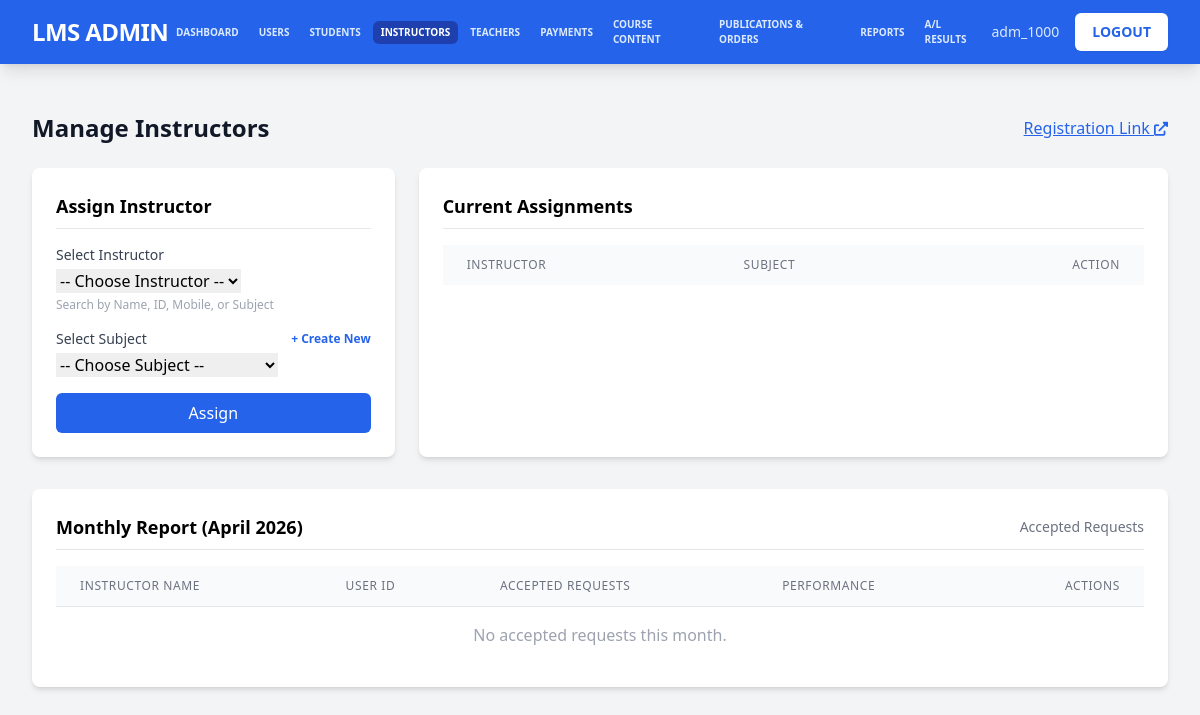
/admin/manage_instructors.php (signed in), run on an earlier commit of the app's database.
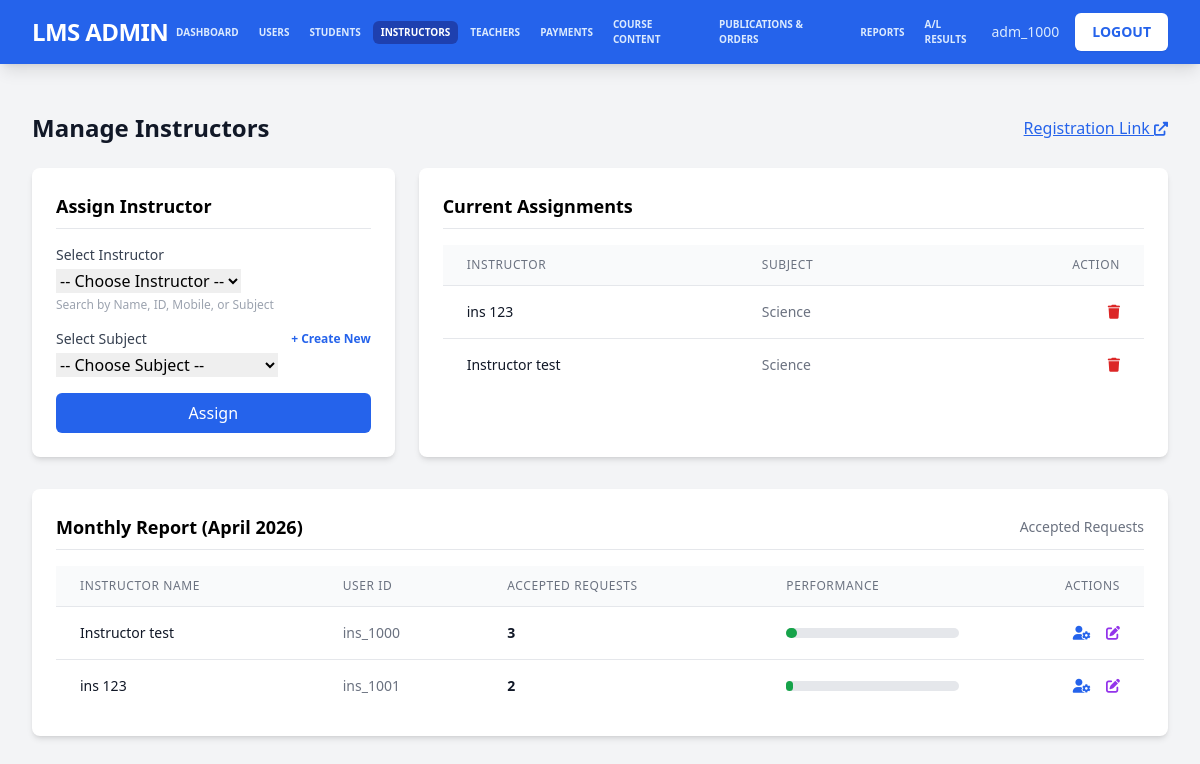
And on a later commit of the database.
### tables this page shows
CREATE TABLE `instructor_subjects` (
  `id` int(11) NOT NULL,
  `instructor_id` varchar(20) NOT NULL COMMENT 'Link to users.user_id',
  `subject_id` int(11) NOT NULL COMMENT 'Link to subjects.id',
  `assigned_at` timestamp NOT NULL DEFAULT current_timestamp()
);

CREATE TABLE `users` (
  `user_id` varchar(20) NOT NULL COMMENT 'Unique user ID (e.g., stu_0001, tea_1000, adm_1000)',
  `email` varchar(255) DEFAULT NULL,
  `password` varchar(255) NOT NULL COMMENT 'Hashed password',
  `role` enum('student','teacher','instructor','admin') NOT NULL DEFAULT 'student' COMMENT 'User role: student, teacher, instructor, admin',
  `first_name` varchar(100) DEFAULT NULL COMMENT 'First name',
  `second_name` varchar(100) DEFAULT NULL COMMENT 'Last name',
  `dob` date DEFAULT NULL COMMENT 'Date of birth',
  `school_name` varchar(200) DEFAULT NULL COMMENT 'School name',
  `exam_year` int(4) DEFAULT NULL COMMENT 'Exam year (e.g., 2024)',
  `closest_town` varchar(100) DEFAULT NULL COMMENT 'Closest town',
  `district` varchar(100) DEFAULT NULL COMMENT 'District',
  `address` text DEFAULT NULL COMMENT 'Full address',
  `nic_no` varchar(20) DEFAULT NULL COMMENT 'NIC number',
  `mobile_number` varchar(20) DEFAULT NULL COMMENT 'Mobile phone number',
  `whatsapp_number` varchar(20) DEFAULT NULL COMMENT 'WhatsApp number',
  `gender` enum('male','female') DEFAULT NULL COMMENT 'Gender',
  `profile_picture` varchar(255) DEFAULT NULL COMMENT 'Path to profile picture',
  `registering_date` date NOT NULL COMMENT 'Date of registration',
  `status` tinyint(1) NOT NULL DEFAULT 1 COMMENT 'Account status: 1=active, 0=inactive',
  `approved` tinyint(1) NOT NULL DEFAULT 0 COMMENT 'Approval status: 1=approved, 0=not approved',
  `al_details_requested` tinyint(1) DEFAULT 0,
  `verification_method` varchar(20) DEFAULT 'none' COMMENT 'Verification method: nic, mobile, none',
  `created_at` timestamp NOT NULL DEFAULT current_timestamp() COMMENT 'Record creation timestamp',
  `updated_at` timestamp NOT NULL DEFAULT current_timestamp() ON UPDATE current_timestamp() COMMENT 'Record update timestamp',
  `session_token` varchar(64) DEFAULT NULL COMMENT 'Session token for single login',
  `session_created_at` datetime DEFAULT NULL COMMENT 'Session creation timestamp',
  `commission_rate` decimal(5,2) DEFAULT 75.00,
  `requested_commission_rate` decimal(5,2) DEFAULT 75.00,
  `rating` decimal(3,2) DEFAULT 0.00,
  `hourly_rate` decimal(10,2) DEFAULT 0.00,
  `rating_count` int(11) DEFAULT 0,
  `total_rating` decimal(12,2) DEFAULT 0.00
);

CREATE TABLE `subjects` (
  `id` int(11) NOT NULL COMMENT 'Primary Key',
  `name` varchar(100) NOT NULL COMMENT 'Subject name (e.g., "Science", "Mathematics", "English")',
  `code` varchar(20) DEFAULT NULL COMMENT 'Optional subject code (e.g., "SCI", "MATH")',
  `description` text DEFAULT NULL COMMENT 'Optional description of the subject',
  `status` tinyint(1) NOT NULL DEFAULT 1 COMMENT 'Status: 1=active, 0=inactive',
  `created_at` timestamp NOT NULL DEFAULT current_timestamp() COMMENT 'Record creation timestamp',
  `updated_at` timestamp NOT NULL DEFAULT current_timestamp() ON UPDATE current_timestamp() COMMENT 'Record update timestamp'
);

### admin/manage_instructors.php (the view, shortened to what the changed rows need)
<?php
require_once '../config.php';
$current_month = date('Y-m');
$report_query = "
    SELECT
        u.user_id,
        CONCAT(u.first_name, ' ', u.second_name) as name,
        COUNT(ir.id) as total_accepted
    FROM users u
    LEFT JOIN instructor_requests ir ON u.user_id = ir.accepted_by
        AND DATE_FORMAT(ir.accepted_at, '%Y-%m') = ?
        AND ir.status = 'accepted'
    WHERE u.role = 'instructor' AND u.status = 1
    GROUP BY u.user_id
    ORDER BY total_accepted DESC
";
$stmt = $conn->prepare($report_query);
$stmt->bind_param("s", $current_month);
$stmt->execute();
$report_data = $stmt->get_result()->fetch_all(MYSQLI_ASSOC);
$assignments_query = "
    SELECT
        is_sub.id,
        u.first_name, u.second_name,
        s.name as subject_name, s.code
    FROM instructor_subjects is_sub
    JOIN users u ON is_sub.instructor_id = u.user_id
    JOIN subjects s ON is_sub.subject_id = s.id
    ORDER BY u.first_name, s.name
";
$assignments = $conn->query($assignments_query)->fetch_all(MYSQLI_ASSOC);
?>
<!DOCTYPE html>
<html lang="en">
<head>
    <script src="https://cdn.tailwindcss.com"></script>
    <link href="https://cdnjs.cloudflare.com/ajax/libs/font-awesome/6.0.0/css/all.min.css" rel="stylesheet">
    <link href="https://cdn.jsdelivr.net/npm/tom-select@2.2.2/dist/css/tom-select.css" rel="stylesheet">
</head>
<body class="bg-gray-100">
    <div class="max-w-7xl mx-auto py-6 sm:px-6 lg:px-8">
        <div class="px-4 py-6 sm:px-0">
             <div class="flex items-center justify-between mb-6">
                <h1 class="text-2xl font-bold text-gray-900">Manage Instructors</h1>
            </div>
            <div class="grid grid-cols-1 lg:grid-cols-3 gap-6 mb-8">
                <div class="bg-white p-6 rounded-lg shadow-md h-fit">
                    <h2 class="text-lg font-bold mb-4 border-b pb-2">Assign Instructor</h2>
                </div>
                <div class="lg:col-span-2 bg-white p-6 rounded-lg shadow-md">
                    <h2 class="text-lg font-bold mb-4 border-b pb-2">Current Assignments</h2>
                    <div class="overflow-x-auto max-h-96 overflow-y-auto">
                        <table class="min-w-full divide-y divide-gray-200">
                            <thead class="bg-gray-50">
                                <tr>
                                    <th class="px-6 py-3 text-left text-xs font-medium text-gray-500 uppercase tracking-wider">Instructor</th>
                                    <th class="px-6 py-3 text-left text-xs font-medium text-gray-500 uppercase tracking-wider">Subject</th>
                                    <th class="px-6 py-3 text-right text-xs font-medium text-gray-500 uppercase tracking-wider">Action</th>
                                </tr>
                            </thead>
                            <tbody class="bg-white divide-y divide-gray-200">
                                <?php foreach ($assignments as $asg): ?>
                                <tr>
                                    <td class="px-6 py-4 whitespace-nowrap text-sm font-medium text-gray-900">
                                        <?php echo htmlspecialchars($asg['first_name'] . ' ' . $asg['second_name']); ?>
                                    </td>
                                    <td class="px-6 py-4 whitespace-nowrap text-sm text-gray-500">
                                        <?php echo htmlspecialchars($asg['subject_name']); ?>
                                    </td>
                                    <td class="px-6 py-4 whitespace-nowrap text-right text-sm font-medium">
                                        <form method="POST" action="" onsubmit="return confirm('Remove this assignment?');" class="inline">
                                            <button type="submit" name="remove_assignment" class="text-red-600 hover:text-red-900">
                                                <i class="fas fa-trash"></i>
                                            </button>
                                        </form>
                                    </td>
                                </tr>
                                <?php endforeach; ?>
                            </tbody>
                        </table>
                    </div>
                </div>
            </div>
            <div class="bg-white p-6 rounded-lg shadow-md">
                <div class="flex justify-between items-center mb-4 border-b pb-2">
                    <h2 class="text-lg font-bold">Monthly Report (<?php echo date('F Y'); ?>)</h2>
                </div>
                <div class="overflow-x-auto">
                    <table class="min-w-full divide-y divide-gray-200">
                        <thead class="bg-gray-50">
                            <tr>
                                <th class="px-6 py-3 text-left text-xs font-medium text-gray-500 uppercase tracking-wider">Instructor Name</th>
                                <th class="px-6 py-3 text-left text-xs font-medium text-gray-500 uppercase tracking-wider">User ID</th>
                                <th class="px-6 py-3 text-left text-xs font-medium text-gray-500 uppercase tracking-wider">Accepted Requests</th>
                                <th class="px-6 py-3 text-left text-xs font-medium text-gray-500 uppercase tracking-wider">Performance</th>
                                <th class="px-6 py-3 text-right text-xs font-medium text-gray-500 uppercase tracking-wider">Actions</th>
                            </tr>
                        </thead>
                        <tbody class="bg-white divide-y divide-gray-200">
                            <?php foreach ($report_data as $row): ?>
                            <tr>
                                <td class="px-6 py-4 whitespace-nowrap text-sm font-medium text-gray-900">
                                    <?php echo htmlspecialchars($row['name']); ?>
                                </td>
                                <td class="px-6 py-4 whitespace-nowrap text-sm text-gray-500">
                                    <?php echo htmlspecialchars($row['user_id']); ?>
                                </td>
                                <td class="px-6 py-4 whitespace-nowrap text-sm text-gray-900 font-bold">
                                    <?php echo $row['total_accepted']; ?>
                                </td>
                                <td class="px-6 py-4 whitespace-nowrap">
                                    <div class="w-full bg-gray-200 rounded-full h-2.5 max-w-xs">
                                        <div class="bg-green-600 h-2.5 rounded-full" style="width: <?php echo min(($row['total_accepted'] / 50) * 100, 100); ?>%"></div>
                                    </div>
                                </td>
                                <td class="px-6 py-4 whitespace-nowrap text-right text-sm font-medium">
                                    <a href="users.php?search=<?php echo urlencode($row['user_id']); ?>" class="text-blue-600 hover:text-blue-900 mr-3" title="View in Users">
                                        <i class="fas fa-user-cog"></i>
                                    </a>
                                    <a href="edit_user.php?user_id=<?php echo urlencode($row['user_id']); ?>" class="text-purple-600 hover:text-purple-900" title="Edit Instructor">
                                        <i class="fas fa-edit"></i>
                                    </a>
                                </td>
                            </tr>
                            <?php endforeach; ?>
                            <?php if (empty($report_data)): ?>
                            <tr>
                                <td colspan="5" class="px-6 py-4 text-center text-gray-400">No accepted requests this month.</td>
                            </tr>
                            <?php endif; ?>
                        </tbody>
                    </table>
                </div>
            </div>
</body>
</html>

What changed in the data, as far as the page shows it:
added instructor_subjects: users.first_name+second_name "ins 123", subject.name "Science"
added instructor_subjects: users.first_name+second_name "Instructor test", subject.name "Science"
added users: name "Instructor test", user_id "ins_1000", total_accepted "3", min(($row['total_accepted'] / 50) * 100, 100) 6 (drawn)
added users: name "ins 123", user_id "ins_1001", total_accepted "2", min(($row['total_accepted'] / 50) * 100, 100) 4 (drawn)
Also different on the page:
text no longer shown: "No accepted requests this month."
